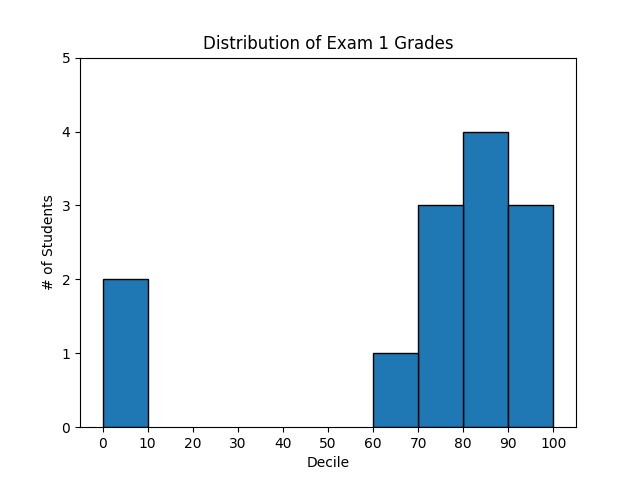

This figure's Python source:
from collections import Counter
from matplotlib import pyplot as plt


grades = [83, 95, 91, 87, 70, 0, 85, 82, 100, 67, 73, 77, 0]

# Bucket grades by decile, but put 100 in with the 90s
histogram = Counter(min(grade // 10 * 10, 90) for grade in grades)

plt.bar([x + 5 for x in histogram.keys()],  # Shift bars right by 5, e.g if your x value is 10 it will plot it at 15
        histogram.values(),                 # Give each bar its correct height
        10,                                 # Give each bar a width of 10
        edgecolor=(0, 0, 0))                # Black edges for each bar

plt.axis([-5, 105, 0, 5])                  # x-axis from -5 to 105,
                                           # y-axis from 0 to 5

plt.xticks([10 * i for i in range(11)])    # x-axis labels at 0, 10, ..., 100
plt.xlabel("Decile")
plt.ylabel("# of Students")
plt.title("Distribution of Exam 1 Grades")

fig1 = plt.gcf()
plt.show()

fig1.savefig('ch3/bar_charts2.png')
#plt.gca().clear()
